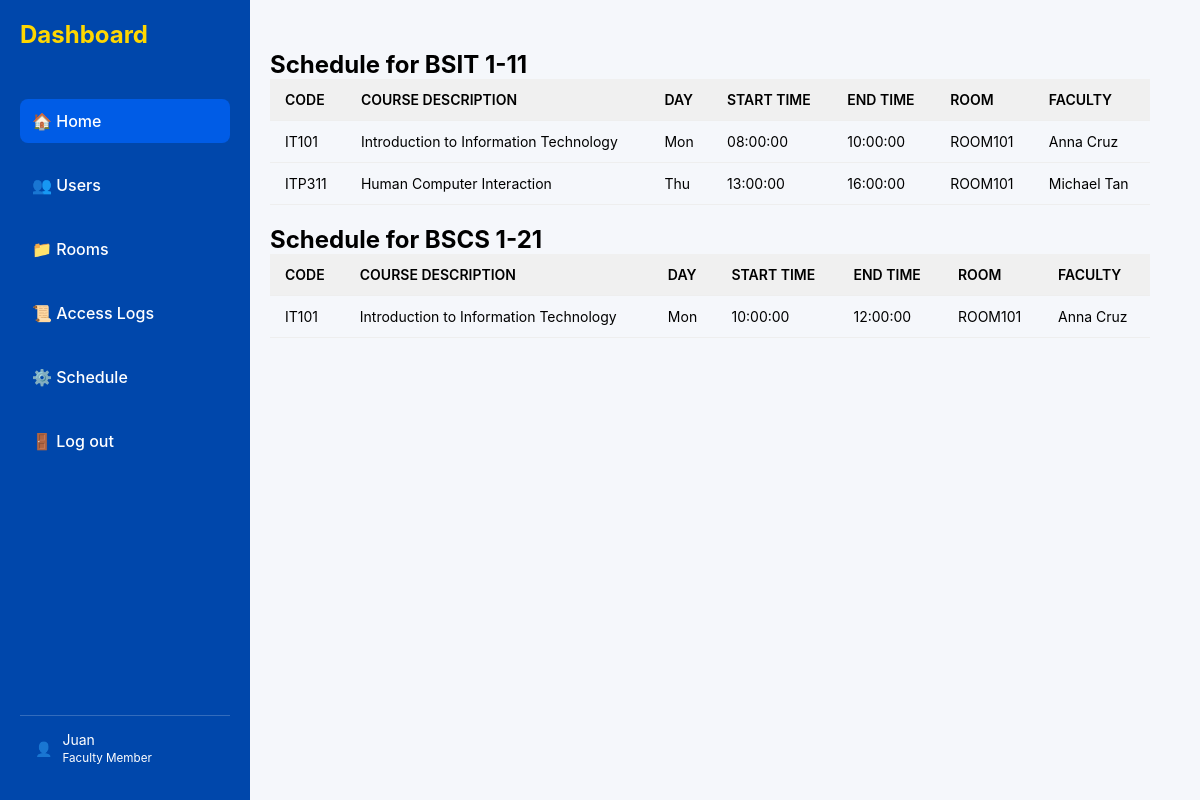
/schedule.php, run on an earlier commit of the app's database.
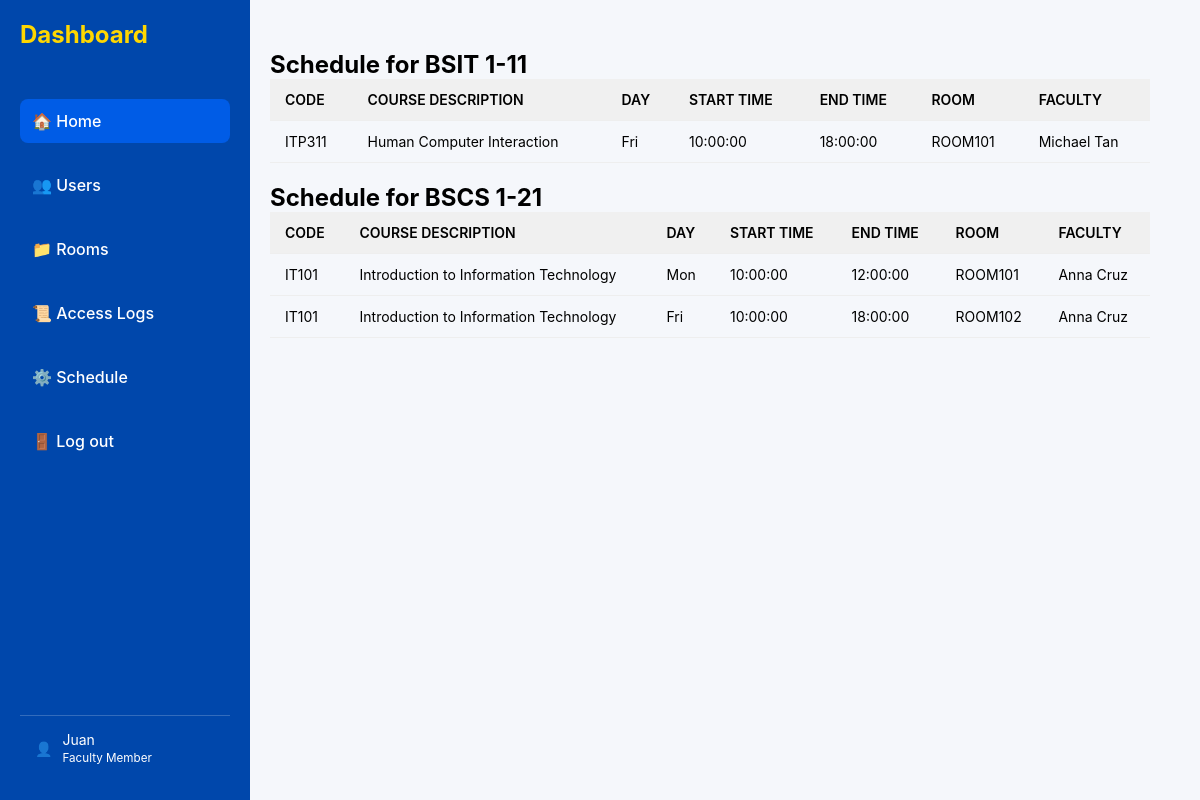
And on a later commit of the database.
### tables this page shows
CREATE TABLE `course_section` (
  `CourseSection_id` int(11) NOT NULL,
  `CourseSection` varchar(255) NOT NULL
);

CREATE TABLE `schedule` (
  `Schedule_id` int(11) NOT NULL,
  `Subject_id` int(11) NOT NULL,
  `Room_id` int(11) NOT NULL,
  `Faculty_id` int(11) NOT NULL,
  `Day` enum('Mon','Tue','Wed','Thu','Fri','Sat','Sun') NOT NULL,
  `Start_time` time NOT NULL,
  `End_time` time NOT NULL
);

CREATE TABLE `subject` (
  `Subject_id` int(11) NOT NULL,
  `Code` varchar(50) NOT NULL,
  `Description` varchar(255) DEFAULT NULL
);

CREATE TABLE `classrooms` (
  `Room_id` int(11) NOT NULL,
  `Room_code` varchar(50) NOT NULL,
  `Status` enum('Occupied','Unoccupied') DEFAULT 'Unoccupied',
  `Classroom_type` varchar(255) DEFAULT NULL,
  `Capacity` int(11) DEFAULT NULL
);

### schedule.php (the view, shortened to what this page needs)
<?php
include 'conn.php';
?>
<!DOCTYPE html>
<html lang="en">
<head>
    <link rel="stylesheet" href="styles/schedule.css">
</head>
<body>
    <div class="sidebar" id="sidebar">
        <h1>Dashboard</h1>
        <a href="#" class="active">🏠 Home</a>
        <a href="users.php">👥 Users</a>
        <a href="rooms.php">📁 Rooms</a>
        <a href="access_logs.php">📜 Access Logs</a>
        <a href="schedule.php">⚙️ Schedule</a>
        <a href="logout.php">🚪 Log out</a>
        <div class="user">
            👤 <span>Juan<br><small>Faculty Member</small></span>
        </div>
    </div>
    <div class="schedule">
<?php
$courseSections = $conn->query("SELECT DISTINCT cs.CourseSection_id, cs.CourseSection
                                FROM course_section cs
                                JOIN schedule_access sa ON cs.CourseSection_id = sa.CourseSection_id");
if ($courseSections->num_rows > 0) {
    while ($cs = $courseSections->fetch_assoc()) {
        echo "<h2>Schedule for {$cs['CourseSection']}</h2>";
        echo "<table>";
        echo "<thead>
                <tr>
                    <th>CODE</th>
                    <th>COURSE DESCRIPTION</th>
                    <th>DAY</th>
                    <th>START TIME</th>
                    <th>END TIME</th>
                    <th>ROOM</th>
                    <th>FACULTY</th>
                </tr>
              </thead><tbody>";
        $sql = "
        SELECT
            sub.Code,
            sub.Description,
            sch.Day,
            sch.Start_time,
            sch.End_time,
            cr.Room_code,
            CONCAT(u.F_name, ' ', u.L_name) AS Faculty
        FROM schedule_access sa
        JOIN schedule sch ON sa.Schedule_id = sch.Schedule_id
        JOIN subject sub ON sch.Subject_id = sub.Subject_id
        JOIN users u ON sch.Faculty_id = u.User_id
        JOIN classrooms cr ON sch.Room_id = cr.Room_id
        WHERE sa.CourseSection_id = '{$cs['CourseSection_id']}'
        ORDER BY sch.Day, sch.Start_time
        ";
        $result = $conn->query($sql);
        if ($result->num_rows > 0) {
            while ($row = $result->fetch_assoc()) {
                echo "<tr>
                        <td>{$row['Code']}</td>
                        <td>{$row['Description']}</td>
                        <td>{$row['Day']}</td>
                        <td>{$row['Start_time']}</td>
                        <td>{$row['End_time']}</td>
                        <td>{$row['Room_code']}</td>
                        <td>{$row['Faculty']}</td>
                      </tr>";
            }
        } else {
            echo "<tr><td colspan='7'>No schedule found</td></tr>";
        }
        echo "</tbody></table><br>";
    }
} else {
    echo "No course sections found.";
}
?>
    </div>
</body>
</html>

### styles/schedule.css (style rules this page uses)
* { box-sizing: border-box; margin: 0; padding: 0; font-family: 'Inter', sans-serif; }
body { background-color: #f5f7fb; min-height: 100vh; display: flex; }
.sidebar { width: 250px; background-color: #0047AB; color: white; display: flex; flex-direction: column; height: 100vh; padding: 20px; position: fixed; transition: transform 0.3s ease; }
.sidebar h1 { font-size: 24px; margin-bottom: 40px; color: #FFD700; }
.sidebar a { color: white; text-decoration: none; margin: 10px 0; display: flex; align-items: center; padding: 12px; border-radius: 8px; font-weight: 500; transition: background 0.3s ease; }
.sidebar a:hover, .sidebar a.active { background-color: #005ce6; }
.sidebar .user { margin-top: auto; display: flex; align-items: center; padding: 15px; border-top: 1px solid #ffffff33; font-size: 14px; }
.sidebar .user span { margin-left: 10px; }
.schedule { margin-top: 50px; margin-left: 270px; margin-right: 50px; width: calc(100% - 270px); }
table { width: 100%; border-collapse: collapse; min-width: 600px; }
th, td { padding: 12px 15px; text-align: left; border-bottom: 1px solid #eee; font-size: 14px; }
th { background-color: #f0f0f0; font-weight: 600; }
table thead { background-color: rgba(128, 128, 128, 0.296); padding: 5px; }
td, tr { text-align: left; }

What changed in the data, as far as the page shows it:
changed course_section "BSIT 1-11": loses schedule (Subject.Code "IT101", Subject.Description "Introduction to Information Technology", Day "Mon", Start_time "08:00:00", End_time "10:00:00", Room.Room_code "ROOM101", Faculty "Anna Cruz")
changed schedule "ITP311": Day "Thu" → "Fri"; Start_time "13:00:00" → "10:00:00"; End_time "16:00:00" → "18:00:00"
changed course_section "BSCS 1-21": gains schedule (Subject.Code "IT101", Subject.Description "Introduction to Information Technology", Day "Fri", Start_time "10:00:00", End_time "18:00:00", Room.Room_code "ROOM102", Faculty "Anna Cruz")
